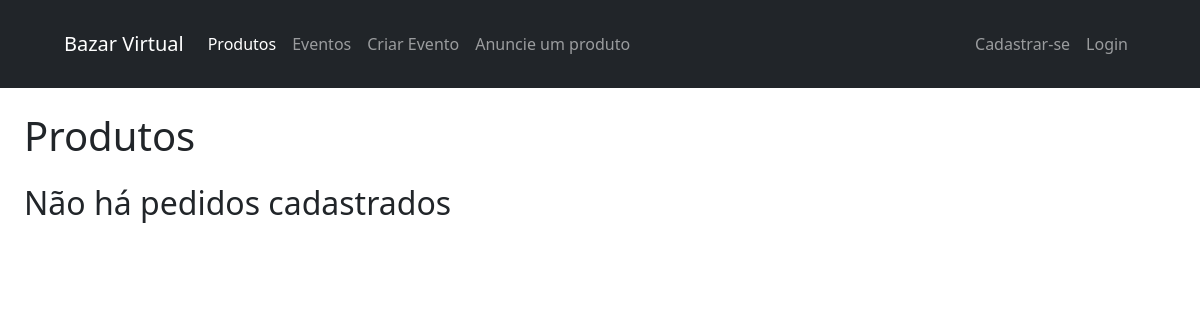
/, run on an earlier commit of the app's database.
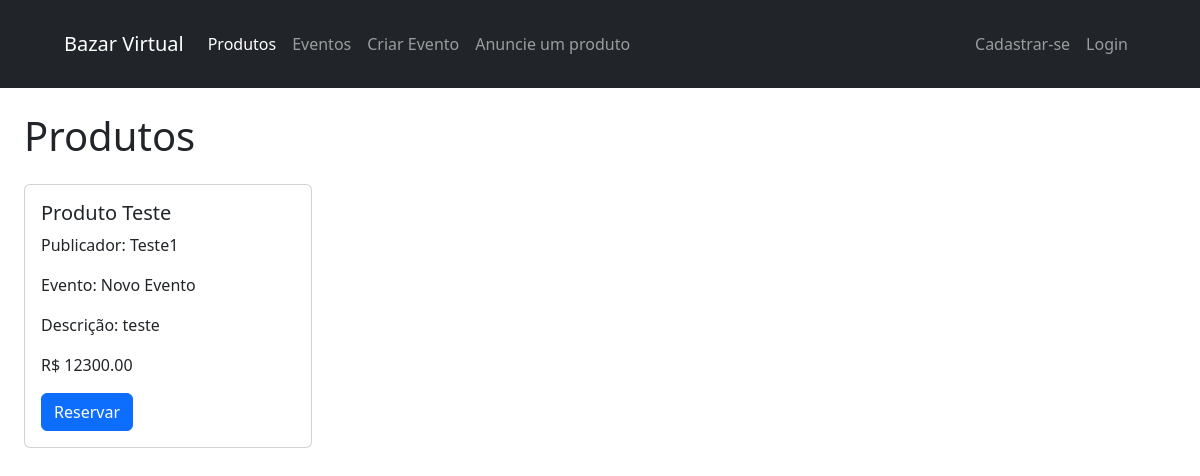
And on a later commit of the database.
### plataform/models.py (models this page shows, shortened)
class Produto(models.Model):
    usuario = models.ForeignKey(Usuario, on_delete=models.CASCADE)
    evento = models.ForeignKey(Evento, on_delete=models.CASCADE)
    descricao = models.CharField(max_length=200)
    nome = models.CharField(max_length=50)
    preco = models.DecimalField(max_digits=9, decimal_places=2)
    ehReservado = models.BooleanField(default=False)

class Usuario(models.Model):
    user = models.OneToOneField(User, on_delete=models.CASCADE)
    def __str__(self):
        return f"{self.user.username}"

class Evento(models.Model):
    usuario = models.ForeignKey(Usuario, on_delete=models.CASCADE)
    nome = models.CharField(max_length=100)
    descricao = models.CharField(max_length=200)
    def __str__(self):
        return f"{self.nome}"

### plataform/views.py (the view)
# urls.py: path('', views.ProdutosPage.as_view(), name="index"),
class ProdutosPage(View):
    def get(self, request, *args, **kwargs):
        if request.user.is_authenticated:
            produtos = Produto.objects.exclude(usuario = request.user.usuario).filter(ehReservado = False)
        else:
            produtos = Produto.objects.exclude(ehReservado = True)
        contexto = {'produtos': produtos}
        return render(request, 'index.html', contexto)

### plataform/templates/index.html (shortened to what this page needs)
{% extends 'layouts/index.html' %}
{% load static %}
{% block content %}
    <main class="container-fluid px-4 mb-5">
        <h2 class="mb-4 fs-1">Produtos</h2>
        <section class="d-flex flex-row flex-wrap align-items-start gap-2">
        {% if produtos %}
            {% for produto in produtos %}
                <div class="card" style="width: 18rem;">
                    <div class="card-body">
                        <h5 class="card-title">{{produto.nome | title}}</h5>
                        <p class="card-text">Publicador: {{produto.usuario | title}}</p>
                        <p class="card-text">Evento: {{produto.evento | title}} </p>
                        <p class="card-text">Descrição: {{produto.descricao}}</p>
                        <p class="card-text">R$ {{produto.preco}}</p>
                        {% if request.user.usuario %}
                            <a href="{% url 'plataform:reservar' produto.id %}" class="btn btn-primary">Reservar</a>
                        {% else %}
                            <a href="{% url 'plataform:login' %}" class="btn btn-primary">Reservar</a>
                        {% endif %}
                    </div>
                </div>
            {% endfor %}
        {% else %}
            <h2>Não há pedidos cadastrados</h2>
        {% endif %}
        </section>
    </main>
{% endblock %}

What changed in the data, as far as the page shows it:
added Produto: nome "Produto Teste", usuario "Teste1", evento "Novo Evento", descricao "teste", preco "12300.00"
Also different on the page:
text no longer shown: "Não há pedidos cadastrados"
